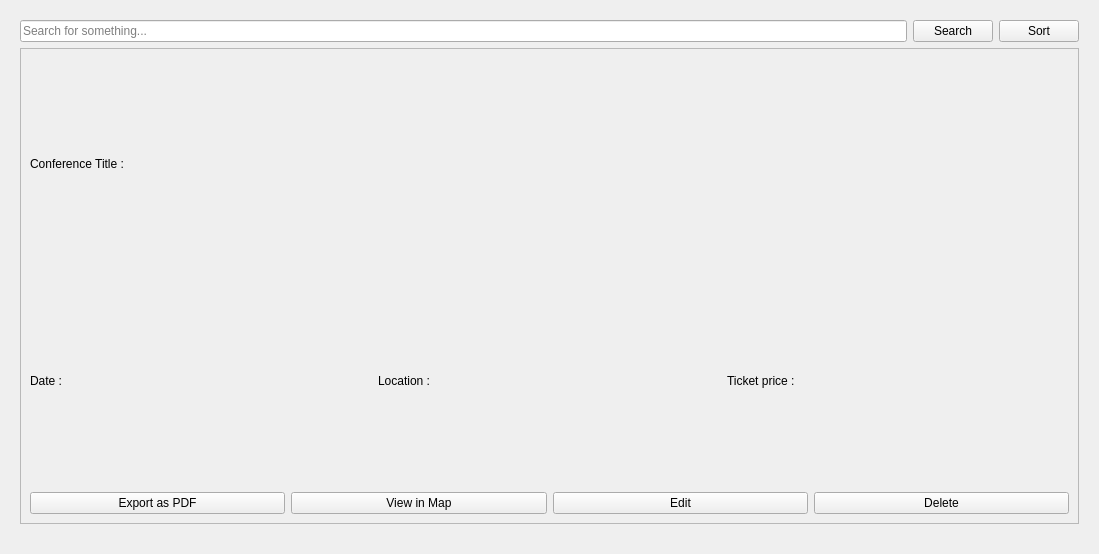
      <widget class="QWidget" name="scrollAreaWidgetContents">
       <property name="geometry">
        <rect>
         <x>0</x>
         <y>0</y>
         <width>1099</width>
         <height>554</height>
        </rect>
       </property>
       <property name="styleSheet">
        <string notr="true"/>
       </property>
       <layout class="QVBoxLayout" name="verticalLayout">
        <item>
         <widget class="QWidget" name="widget" native="true">
          <property name="styleSheet">
           <string notr="true"/>
          </property>
          <layout class="QVBoxLayout" name="verticalLayout_2">
           <item>
            <layout class="QHBoxLayout" name="horizontalLayout_4">
             <property name="sizeConstraint">
              <enum>QLayout::SizeConstraint::SetMinimumSize</enum>
             </property>
             <item>
              <widget class="QLineEdit" name="searchConfEdit">
               <property name="text">
                <string/>
               </property>
               <property name="placeholderText">
                <string>Search for something...</string>
               </property>
              </widget>
             </item>
             <item>
              <widget class="QPushButton" name="searchConfBtn">
               <property name="text">
                <string>Search</string>
               </property>
              </widget>
             </item>
             <item>
              <widget class="QPushButton" name="sortConfBtn">
               <property name="text">
                <string>Sort</string>
               </property>
              </widget>
             </item>
            </layout>
           </item>
           <item>
            <layout class="QVBoxLayout" name="conferenceLayout">
             <property name="spacing">
              <number>0</number>
             </property>
             <property name="bottomMargin">
              <number>10</number>
             </property>
             <item>
              <widget class="QFrame" name="frame">
               <property name="enabled">
                <bool>true</bool>
               </property>
               <property name="autoFillBackground">
                <bool>false</bool>
               </property>
               <property name="styleSheet">
                <string notr="true"/>
               </property>
               <property name="frameShape">
                <enum>QFrame::Shape::StyledPanel</enum>
               </property>
               <property name="frameShadow">
                <enum>QFrame::Shadow::Raised</enum>
               </property>
               <layout class="QVBoxLayout" name="verticalLayout_3">
                <item>
                 <widget class="QLabel" name="label_9">
                  <property name="styleSheet">
                   <string notr="true"/>
                  </property>
                  <property name="text">
                   <string>Conference Title :</string>
                  </property>
                 </widget>
                </item>
                <item>
                 <layout class="QHBoxLayout" name="horizontalLayout_3">
                  <item>
                   <widget class="QLabel" name="label_10">
                    <property name="styleSheet">
                     <string notr="true"/>
                    </property>
                    <property name="text">
                     <string>Date :</string>
                    </property>
                   </widget>
                  </item>
                  <item>
                   <widget class="QLabel" name="label_11">
                    <property name="styleSheet">
                     <string notr="true"/>
                    </property>
                    <property name="text">
                     <string>Location :</string>
                    </property>
                   </widget>
                  </item>
                  <item>
                   <widget class="QLabel" name="label_12">
                    <property name="styleSheet">
                     <string notr="true"/>
                    </property>
                    <property name="text">
                     <string>Ticket price :</string>
                    </property>
                   </widget>
                  </item>
                 </layout>
                </item>
                <item>
                 <layout class="QHBoxLayout" name="horizontalLayout_2">
                  <item>
                   <widget class="QPushButton" name="pdfBtn">
                    <property name="cursor">
                     <cursorShape>PointingHandCursor</cursorShape>
                    </property>
                    <property name="styleSheet">
                     <string notr="true"/>
                    </property>
                    <property name="text">
                     <string>Export as PDF</string>
                    </property>
                   </widget>
                  </item>
                  <item>
                   <widget class="QPushButton" name="mapBtn">
                    <property name="cursor">
                     <cursorShape>PointingHandCursor</cursorShape>
                    </property>
                    <property name="styleSheet">
                     <string notr="true"/>
                    </property>
                    <property name="text">
                     <string>View in Map</string>
                    </property>
                   </widget>
                  </item>
                  <item>
                   <widget class="QPushButton" name="editBtn">
                    <property name="cursor">
                     <cursorShape>PointingHandCursor</cursorShape>
                    </property>
                    <property name="styleSheet">
                     <string notr="true"/>
                    </property>
                    <property name="text">
                     <string>Edit</string>
                    </property>
                   </widget>
                  </item>
                  <item>
                   <widget class="QPushButton" name="deleteBtn">
                    <property name="cursor">
                     <cursorShape>PointingHandCursor</cursorShape>
                    </property>
                    <property name="styleSheet">
                     <string notr="true"/>
                    </property>
                    <property name="text">
                     <string>Delete</string>
                    </property>
                   </widget>
                  </item>
                 </layout>
                </item>
               </layout>
              </widget>
             </item>
            </layout>
           </item>
          </layout>
         </widget>
        </item>
       </layout>
      </widget>
